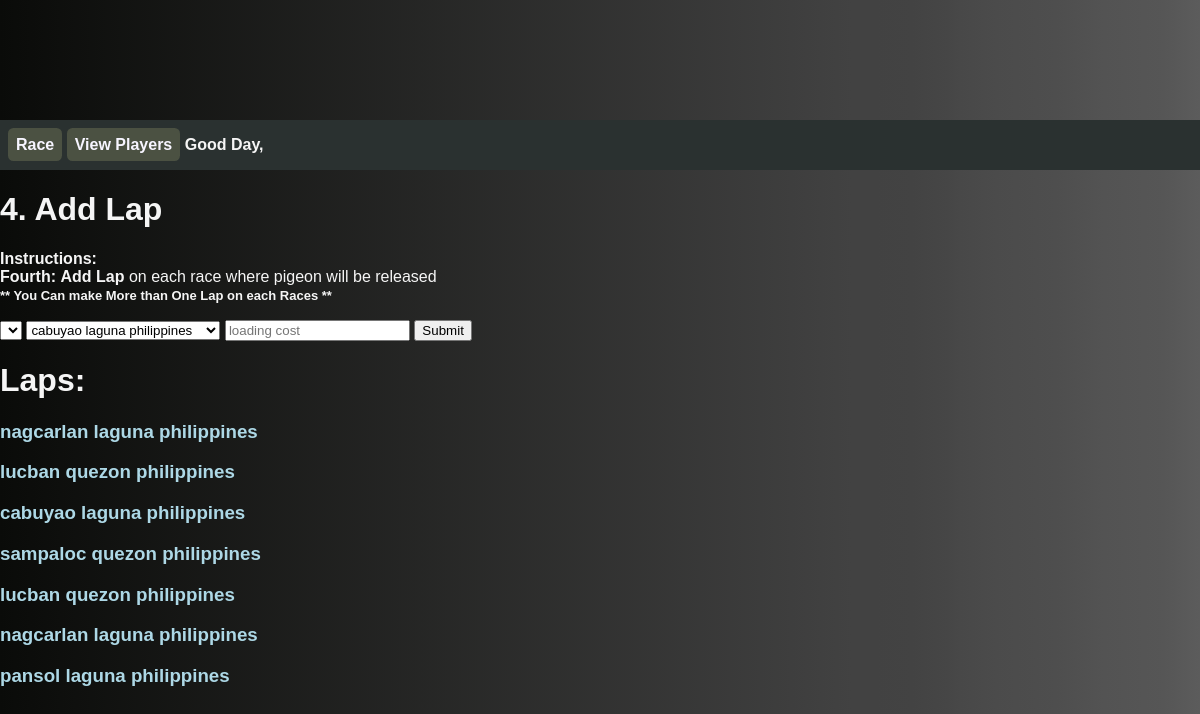
The app's page /g_pigeon_race/add_lap, older data.
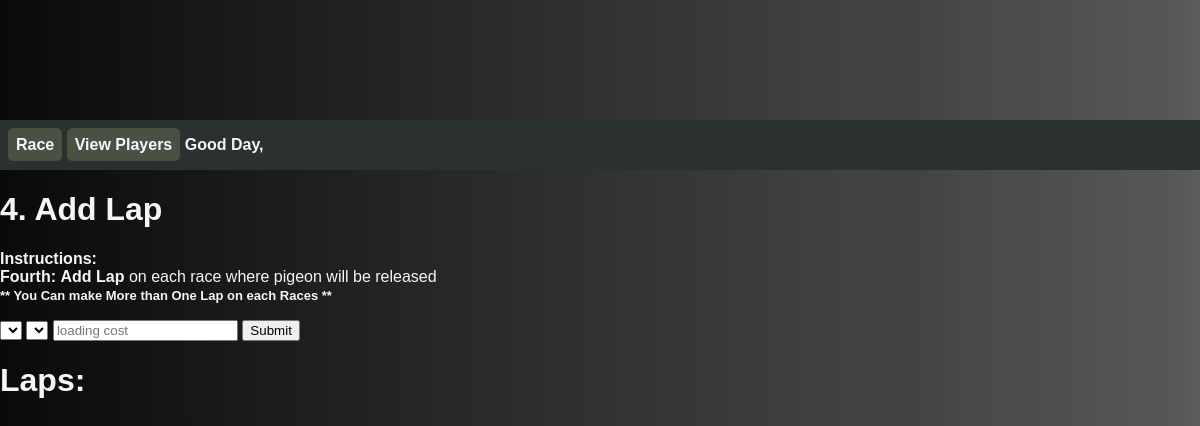
The same page, newer data.
### g_pigeon_race/models.py (models this page shows, shortened)
class Lap(models.Model):
    num_load = models.ManyToManyField(
        'Loaded', blank=True, related_name="load_count")
    race = models.ForeignKey(Race, on_delete=models.CASCADE, related_name="L")
    release = models.ForeignKey(
        Point, on_delete=models.CASCADE, related_name="LL")
    release_lat = models.CharField(max_length=64)
    release_long = models.CharField(max_length=64)
    released = models.BooleanField(default=False)
    release_time = models.IntegerField(blank=True, default=1)
    char_time = models.CharField(blank=True, max_length=64)
    loading_cost = models.IntegerField()

class Point(models.Model):
    place = models.CharField(max_length=64)
    place_lat = models.CharField(max_length=64)
    place_long = models.CharField(max_length=64)
    def __str__(self):
        return f"{self.place} "

### g_pigeon_race/views.py (the view, shortened to what this page needs)
# urls.py: path("add_lap", views.add_lap, name="add_lap"),
def add_lap(request):
    try:
        return render(request, "race/lap_add.html", {
            'x': 'failed',
            'races': Race.objects.filter(finished=False),
            'point': Point.objects.all().order_by('id').reverse(),
            "laps": Lap.objects.filter(released=False).all().order_by('id'),
            'races': Race.objects.all().order_by('id').reverse(),
            's_races': Race.objects.filter(started=False).order_by('id').reverse(),
        })
    except:
        return render(request, "race/lap_add.html", {
            'point': Point.objects.all().order_by('id').reverse(),
            "laps": Lap.objects.filter(released=False).all().order_by('id'),
            's_races': Race.objects.filter(started=False).order_by('id').reverse(),
        })

### g_pigeon_race/context_processors.py (called while the page is built)
def add_variable_to_context(request):
    try:
        xx = User.objects.get(username=request.user.username)
        measurement = Measurement.objects.get(uid=xx.id)
        return {
            "measured":measurement
            }
    except:
        return {}

### user/context_processors.py (called while the page is built)
def add_variable_to_context(request):
    try:
        orders = Order.objects.filter(
            user=request.user).order_by('id').reverse()
        buyers = Order.objects.filter(
            owner=request.user, delivered=False).order_by('id').reverse()
        watches = Watchlist.objects.filter(user=request.user.username)
        closed = Closedbid.objects.filter(winner=request.user.username)
        watchlist = Watchlist.objects.filter(user=request.user.username)
        you_coins = User_Coins.objects.filter(user_id=request.user.id)
        return {
            'orders': len(orders),
            'buyers': len(buyers),
            'users': User.objects.all(),
            'closed': len(closed),
            'watches': watches,
            'wcount': len(watchlist),
            'your_coins': you_coins
        }
    except:
        return {}

### g_pigeon_race/templates/race/lap_add.html (shortened to what this page needs)
{% extends "race/layout.html" %}
{% block body %}
    <h1>4. Add Lap</h1>
    <p>
        <strong>Instructions:</strong>
        <br>
        <strong>Fourth:</strong>
        <strong>Add Lap</strong>
        on each race where pigeon will be released
        <br>
        <b style="font-size:small;">** You Can make More than One Lap on each Races **</b>
    </p>
    <form method="post" action="{% url 'g_pigeon_race:add_lap' %}">
        <select required name="race">
        </select>
        <select name="point">
            {% for p in point%}
            <option value="{{p.id}}">{{p.place}}</option>
            {% endfor %}
        </select>
        <input required placeholder="loading cost" name="loading_cost">
        <input class="button" type="submit">
    </form>
    <h1>
        Laps:
    </h1>
    {% for l in laps %}
    <h3 style="color: lightblue;">{{l.release}}</h3>
    {% endfor %}
{%endblock %}

Row changes from the older to the newer data that the page shows:
removed Lap: release "nagcarlan laguna philippines"
removed Lap: release "lucban quezon philippines"
removed Lap: release "cabuyao laguna philippines"
removed Lap: release "sampaloc quezon philippines"
removed Lap: release "lucban quezon philippines"
removed Lap: release "nagcarlan laguna philippines"
removed Lap: release "pansol laguna philippines"
Text that changed along with them:
form field point: "cabuyao laguna philippines" → (not shown)
